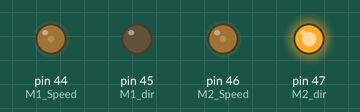
Simulated run of this sketch. Board: Arduino Mega 2560, built with avr-gcc and run on an emulated ATmega2560. Parts: output pins drawn as LEDs (lit = HIGH).

Above: at 0.05 s.
At 0.35 s:
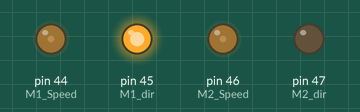
Timing chart, 0 to 3.0 s (numbered marks = the images above):
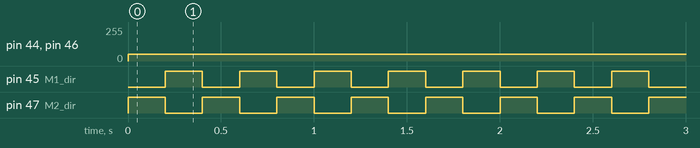

The sketch:

ogurhek.ino
```cpp
#define M1_dir 45
#define M1_Speed 44
#define M2_dir 47
#define M2_Speed 46

void setup() { // один раз при включении

  pinMode(M1_dir, OUTPUT);
  pinMode(M1_Speed, OUTPUT);

  pinMode(M2_dir, OUTPUT);
  pinMode(M2_Speed, OUTPUT);


}

void vpered(int x){
  digitalWrite(M1_dir, 0);
  digitalWrite(M2_dir, 0);
  analogWrite(M1_Speed, 50);
  analogWrite(M2_Speed, 50);

  delay ( x );

}

void ctop(){
  analogWrite(M1_Speed,0);
  analogWrite(M2_Speed,0);

  delay ( 2000 );
}

void nazad(){
  digitalWrite(M1_dir, 1);
  digitalWrite(M2_dir, 1);
  analogWrite(M1_Speed, 50);
  analogWrite(M2_Speed, 50);

  delay ( 1000 );
}

void nalevo(int x){
  digitalWrite(M1_dir, 0);
  digitalWrite(M2_dir, 1);
  analogWrite(M1_Speed, 50);
  analogWrite(M2_Speed, 50);
  delay ( x );
}

void napravo(int x){
  digitalWrite(M1_dir, 1);
  digitalWrite(M2_dir, 0);
  analogWrite(M1_Speed, 50);
  analogWrite(M2_Speed, 50);
  delay ( x );
}

void loop() {

  nalevo(200);

  napravo(200);
}
 /*
  vpered(1000, 255);

  ctop();

  vpered(2000, 50);

  ctop();

  vpered(500, 30);

  nazad();

  ctop();

  nalevo();

  napravo();
  */
```

Measured:
- by itself, pin 44 (M1_Speed), pin 46 (M2_Speed): 0/255 → 50/255 at 0.00 s
- by itself, pin 45 (M1_dir), pin 47 (M2_dir): alternates HIGH for 0.20 s and LOW for 0.20 s
